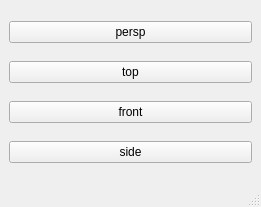
<?xml version="1.0" encoding="UTF-8"?>
<ui version="4.0">
 <class>camera_switcher</class>
 <widget class="QMainWindow" name="camera_switcher">
  <property name="geometry">
   <rect>
    <x>0</x>
    <y>0</y>
    <width>261</width>
    <height>207</height>
   </rect>
  </property>
  <property name="windowTitle">
   <string>Camera Switcher</string>
  </property>
  <widget class="QWidget" name="centralwidget">
   <layout class="QHBoxLayout" name="horizontalLayout">
    <item>
     <layout class="QVBoxLayout" name="button_layout">
      <item>
       <widget class="QPushButton" name="persp_bt">
        <property name="text">
         <string>persp</string>
        </property>
       </widget>
      </item>
      <item>
       <widget class="QPushButton" name="top_bt">
        <property name="text">
         <string>top</string>
        </property>
       </widget>
      </item>
      <item>
       <widget class="QPushButton" name="front_bt">
        <property name="text">
         <string>front</string>
        </property>
       </widget>
      </item>
      <item>
       <widget class="QPushButton" name="side_bt">
        <property name="text">
         <string>side</string>
        </property>
       </widget>
      </item>
     </layout>
    </item>
   </layout>
  </widget>
  <widget class="QMenuBar" name="menubar">
   <property name="geometry">
    <rect>
     <x>0</x>
     <y>0</y>
     <width>261</width>
     <height>23</height>
    </rect>
   </property>
  </widget>
  <widget class="QStatusBar" name="statusbar"/>
 </widget>
 <resources/>
 <connections/>
</ui>
